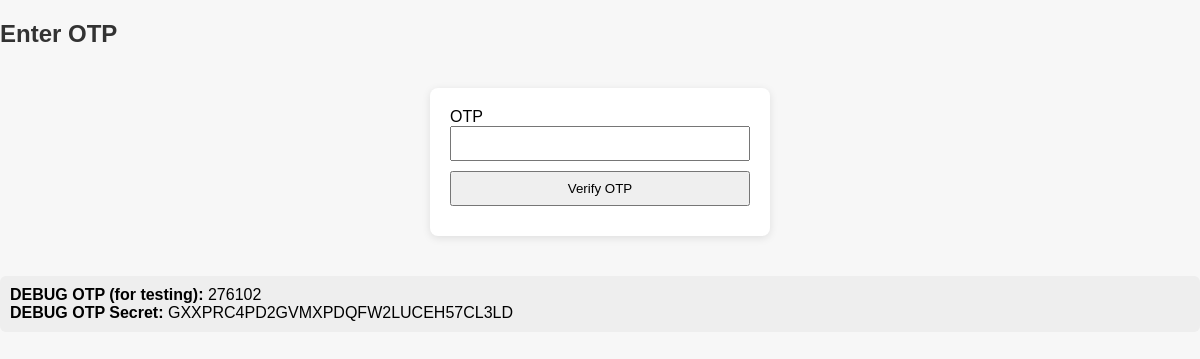
Before: /otp (signed in) with the older database file.
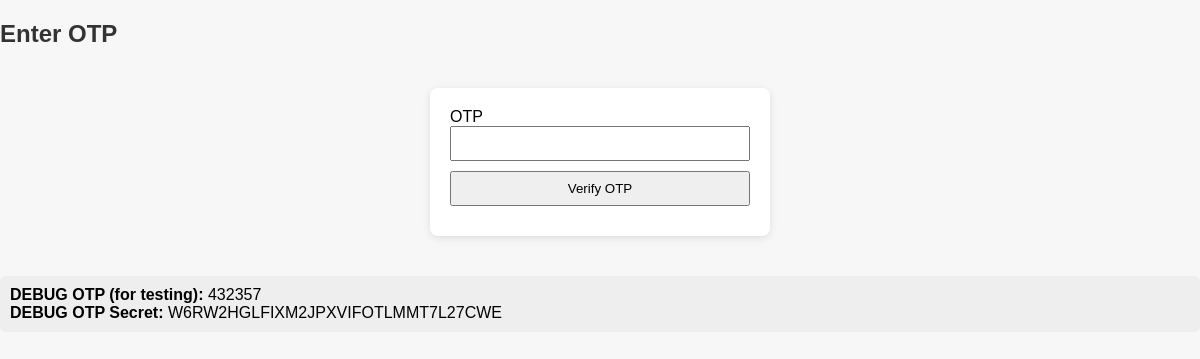
After: the same page with the newer database file.
### models.py (models this page shows)
class User(db.Model, UserMixin):
    id = db.Column(db.Integer, primary_key=True)
    username = db.Column(db.String(150), unique=True, nullable=False)
    email = db.Column(db.String(150), unique=True, nullable=False)
    password = db.Column(db.String(200), nullable=False)
    otp_secret = db.Column(db.String(32), nullable=False)

### app.py (the view, shortened to what this page needs)
@app.route('/otp', methods=['GET', 'POST'])
def otp():
    form = OTPForm()
    user_id = session.get('pre_2fa_user_id')
    if not user_id:
        return redirect(url_for('login'))
    user = User.query.get(user_id)
    debug_otp = None
    debug_secret = None
    if user:
        totp = pyotp.TOTP(user.otp_secret)
        debug_otp = totp.now()
        debug_secret = user.otp_secret
    return render_template('otp.html', form=form, debug_otp=debug_otp, debug_secret=debug_secret)

### forms.py
class OTPForm(FlaskForm):
    otp = StringField('OTP', validators=[DataRequired(), Length(min=6, max=6)])
    submit = SubmitField('Verify OTP')

### templates/otp.html (shortened to what this page needs)
<!DOCTYPE html>
<html lang="en">
<head>
    <link rel="stylesheet" href="{{ url_for('static', filename='style.css') }}">
</head>
<body>
    <h2>Enter OTP</h2>
    <form method="POST">
        <div>{{ form.otp.label }} {{ form.otp() }}</div>
        <div>{{ form.submit() }}</div>
    </form>
    {% if debug_otp and debug_secret %}
    <div style="margin-top:20px; padding:10px; background:#eee; border-radius:6px;">
        <b>DEBUG OTP (for testing):</b> {{ debug_otp }}<br>
        <b>DEBUG OTP Secret:</b> {{ debug_secret }}
    </div>
    {% endif %}
</body>
</html>

### static/style.css (style rules this page uses)
body { font-family: Arial, sans-serif; background: #f7f7f7; margin: 0; padding: 0; }
h2 { color: #333; }
form { background: #fff; padding: 20px; margin: 40px auto; width: 300px; border-radius: 8px; box-shadow: 0 2px 8px rgba(0,0,0,0.1); }
div { margin-bottom: 10px; }
input { width: 100%; padding: 8px; box-sizing: border-box; }

Changed rows visible on the page:
changed User: otp_secret "GXXPRC4PD2GVMXPDQFW2LUCEH57CL3LD" → "W6RW2HGLFIXM2JPXVIFOTLMMT7L27CWE"
Other visible differences:
{{ debug_otp }}: "276102" → "432357"
